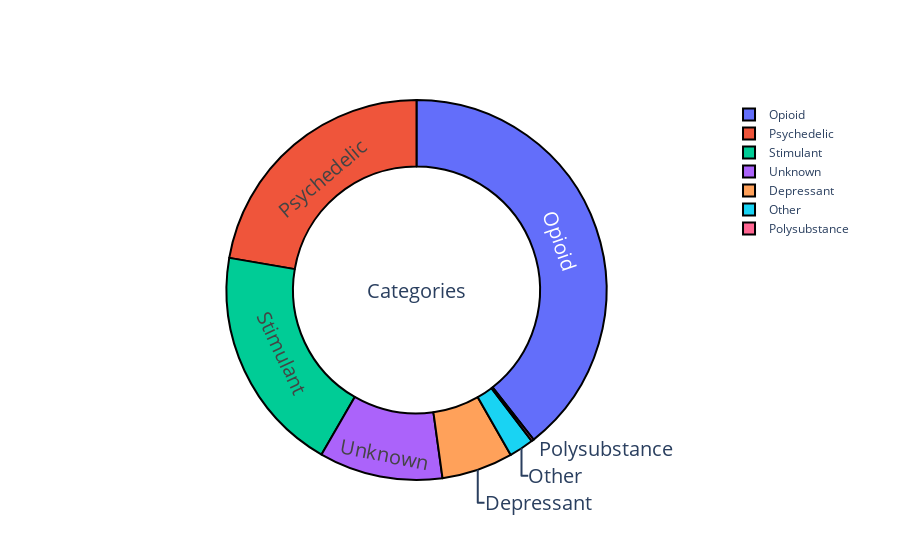

Notebook code cell kept with this figure:
### Markdown cell above
- The highest number of samples in each category is much more popular than all others

### Code cell
fig = go.Figure(go.Pie(
    labels=df.category.value_counts().index,
    values=df.category.value_counts().values,
    hole=0.65
))
fig.update_traces(hoverinfo='value+percent', textinfo='label', textfont_size=20,
                  marker=dict(line=dict(color='#000000', width=2)))
fig.update_layout(
    annotations=[
        dict(text="Categories", x=0.5, y=0.5, font_size=20, showarrow=False)
    ]
)
fig.show()

### Figure 1 — Plotly figure (JSON) as saved in the notebook; plotly's stock layout.template omitted (floating-point values rounded to 4 significant figures)
{"data": [{"hole": 0.65, "hoverinfo": "value+percent", "labels": ["Opioid", "Psychedelic", "Stimulant", "Unknown", "Depressant", "Other", "Polysubstance"], "marker": {"line": {"color": "#000000", "width": 2}}, "textfont": {"size": 20}, "textinfo": "label", "type": "pie", "values": [23657, 13378, 11624, 6310, 3646, 1267, 118]}], "layout": {"annotations": [{"font": {"size": 20}, "showarrow": false, "text": "Categories", "x": 0.5, "y": 0.5}]}}
